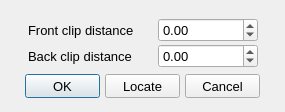
<?xml version="1.0" encoding="UTF-8"?>
<ui version="4.0">
 <class>ViewClip_Dialog</class>
 <widget class="QDialog" name="ViewClip_Dialog">
  <property name="geometry">
   <rect>
    <x>0</x>
    <y>0</y>
    <width>285</width>
    <height>112</height>
   </rect>
  </property>
  <property name="minimumSize">
   <size>
    <width>285</width>
    <height>112</height>
   </size>
  </property>
  <property name="maximumSize">
   <size>
    <width>285</width>
    <height>112</height>
   </size>
  </property>
  <property name="font">
   <font>
    <pointsize>10</pointsize>
   </font>
  </property>
  <property name="windowTitle">
   <string>Change view clip planes</string>
  </property>
  <widget class="QLabel" name="label">
   <property name="geometry">
    <rect>
     <x>28</x>
     <y>20</y>
     <width>125</width>
     <height>20</height>
    </rect>
   </property>
   <property name="text">
    <string>Front clip distance</string>
   </property>
  </widget>
  <widget class="QLabel" name="label_2">
   <property name="geometry">
    <rect>
     <x>28</x>
     <y>46</y>
     <width>125</width>
     <height>20</height>
    </rect>
   </property>
   <property name="text">
    <string>Back clip distance</string>
   </property>
  </widget>
  <widget class="QPushButton" name="_2">
   <property name="enabled">
    <bool>true</bool>
   </property>
   <property name="geometry">
    <rect>
     <x>185</x>
     <y>74</y>
     <width>75</width>
     <height>24</height>
    </rect>
   </property>
   <property name="font">
    <font>
     <pointsize>10</pointsize>
    </font>
   </property>
   <property name="text">
    <string>Cancel</string>
   </property>
   <property name="autoDefault">
    <bool>false</bool>
   </property>
  </widget>
  <widget class="QPushButton" name="_102">
   <property name="enabled">
    <bool>true</bool>
   </property>
   <property name="geometry">
    <rect>
     <x>105</x>
     <y>74</y>
     <width>75</width>
     <height>24</height>
    </rect>
   </property>
   <property name="font">
    <font>
     <pointsize>10</pointsize>
    </font>
   </property>
   <property name="text">
    <string>Locate</string>
   </property>
  </widget>
  <widget class="QPushButton" name="_1">
   <property name="geometry">
    <rect>
     <x>25</x>
     <y>74</y>
     <width>75</width>
     <height>24</height>
    </rect>
   </property>
   <property name="font">
    <font>
     <pointsize>10</pointsize>
    </font>
   </property>
   <property name="text">
    <string>OK</string>
   </property>
   <property name="default">
    <bool>true</bool>
   </property>
  </widget>
  <widget class="RCDoubleSpinBox" name="_100">
   <property name="geometry">
    <rect>
     <x>158</x>
     <y>18</y>
     <width>100</width>
     <height>24</height>
    </rect>
   </property>
   <property name="accelerated">
    <bool>true</bool>
   </property>
   <property name="minimum">
    <double>-1000000000.000000000000000</double>
   </property>
   <property name="maximum">
    <double>1000000000.000000000000000</double>
   </property>
  </widget>
  <widget class="RCDoubleSpinBox" name="_101">
   <property name="geometry">
    <rect>
     <x>158</x>
     <y>44</y>
     <width>100</width>
     <height>24</height>
    </rect>
   </property>
   <property name="accelerated">
    <bool>true</bool>
   </property>
   <property name="minimum">
    <double>-100000000.000000000000000</double>
   </property>
   <property name="maximum">
    <double>100000000.000000000000000</double>
   </property>
  </widget>
 </widget>
 <customwidgets>
  <customwidget>
   <class>RCDoubleSpinBox</class>
   <extends>QDoubleSpinBox</extends>
   <header>../RealCADQt/source/rcdoublespinbox.h</header>
  </customwidget>
 </customwidgets>
 <resources/>
 <connections/>
</ui>
